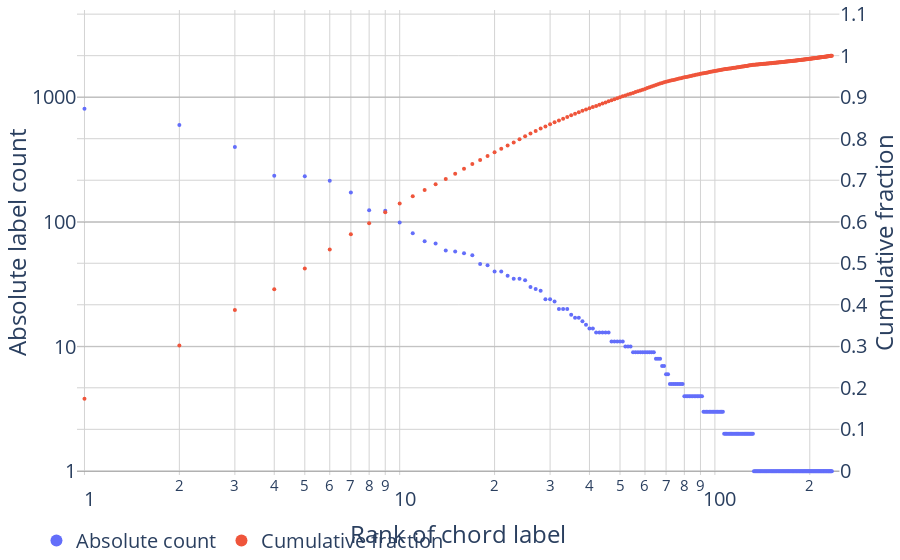

Notebook source saved alongside this figure:
### Code cell
fig = plot_cum(minor.chord, x_log=True, markersize=4, left_range=(-0.03, 3.7), right_range=(-0.01,1.11), **H_LAYOUT)
store(fig, 'unigrams_minor.png', height=400)

### Figure 1 — Plotly figure (JSON) as saved in the notebook; plotly's stock layout.template omitted (floating-point values rounded to 4 significant figures; data arrays with more than 128 entries replaced by an {"elided": "..."} marker saying what was removed)
{"data": [{"marker": {"size": 4}, "mode": "markers", "name": "Absolute count", "text": {"elided": "235 str values"}, "type": "scatter", "x": {"elided": "235 int values"}, "xaxis": "x", "y": {"elided": "235 int values"}, "yaxis": "y"}, {"marker": {"size": 4}, "mode": "markers", "name": "Cumulative fraction", "text": {"elided": "235 str values"}, "type": "scatter", "x": {"elided": "235 int values"}, "xaxis": "x", "y": {"elided": "235 float values"}, "yaxis": "y2"}], "layout": {"autosize": true, "font": {"size": 20}, "legend": {"font": {"size": 20}, "itemsizing": "constant", "orientation": "h", "x": -0.05, "y": -0.1}, "margin": {"b": 0, "l": 40, "pad": 0, "r": 0, "t": 0}, "paper_bgcolor": "#FFFFFF", "plot_bgcolor": "#FFFFFF", "xaxis": {"anchor": "y", "domain": [0, 0.94], "gridcolor": "lightgrey", "range": [-0.02371, 2.395], "title": {"text": "Rank of chord label"}, "type": "log", "zeroline": false}, "yaxis": {"anchor": "x", "domain": [0, 1], "dtick": 1, "gridcolor": "grey", "range": [-0.03, 3.7], "title": {"text": "Absolute label count"}, "type": "log", "zeroline": true}, "yaxis2": {"anchor": "x", "dtick": 0.1, "gridcolor": "lightgrey", "overlaying": "y", "range": [-0.01, 1.11], "side": "right", "title": {"text": "Cumulative fraction"}, "type": "linear", "zeroline": false}}}
